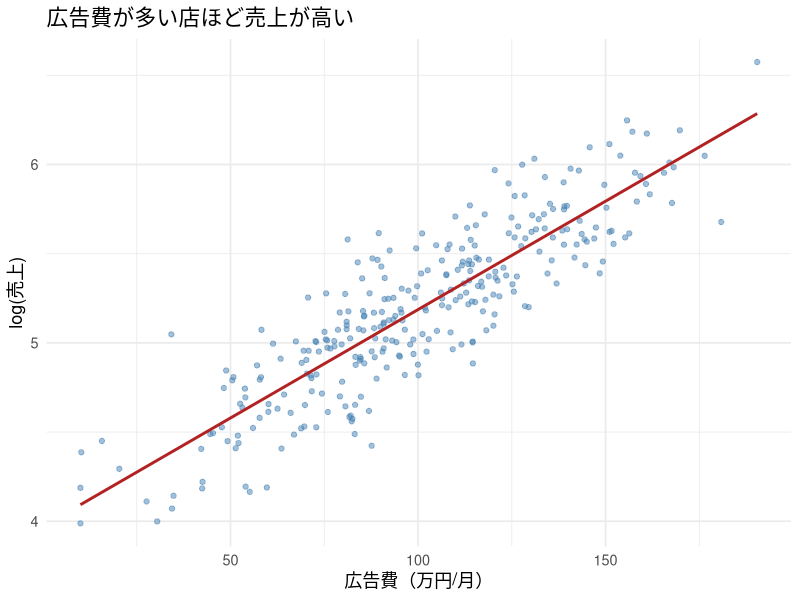
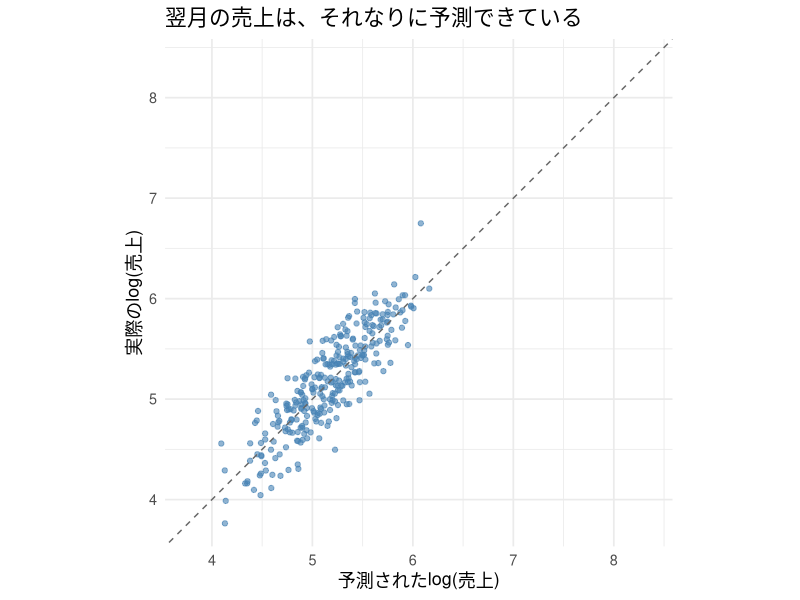
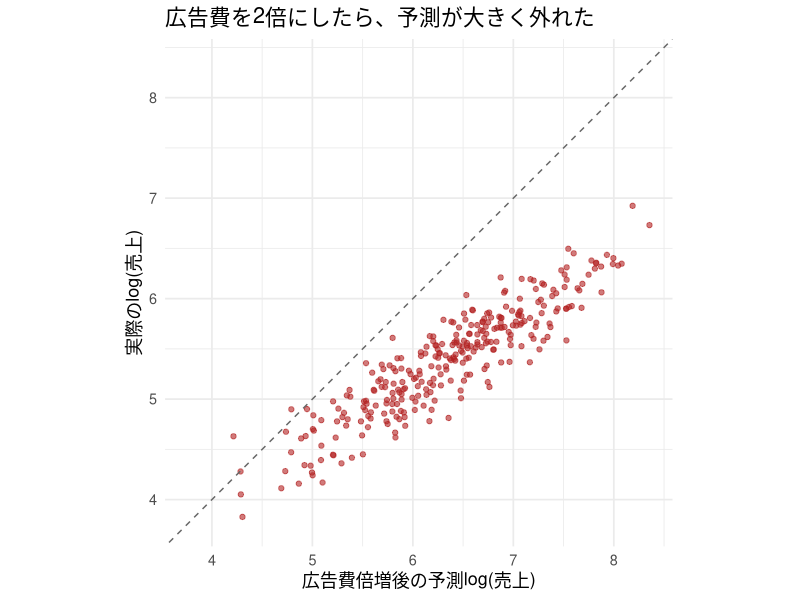
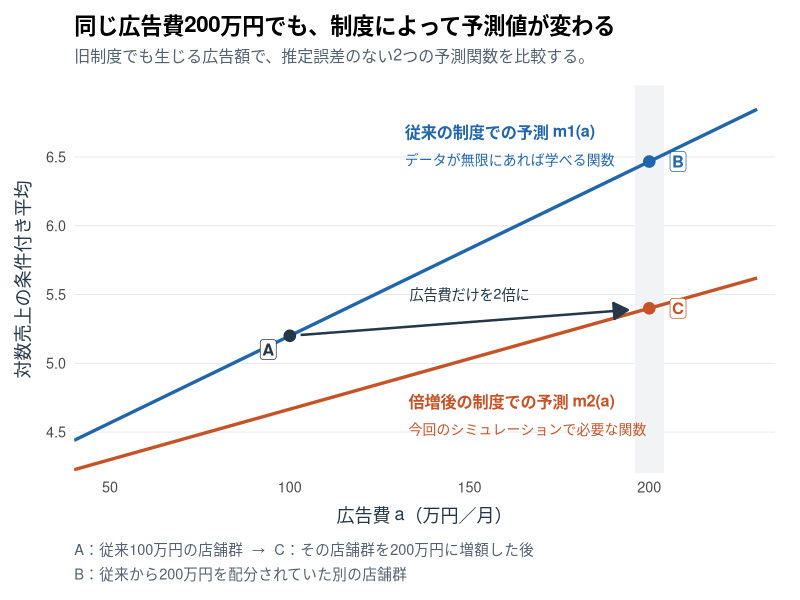
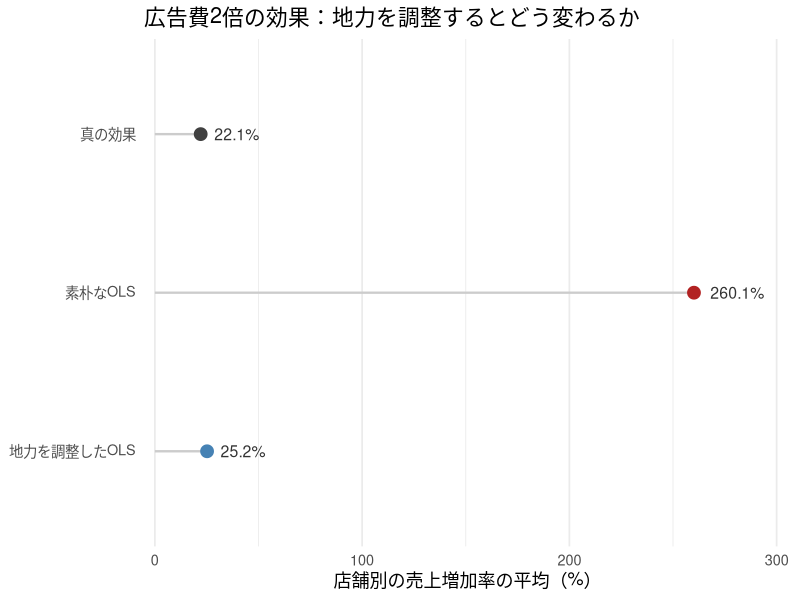
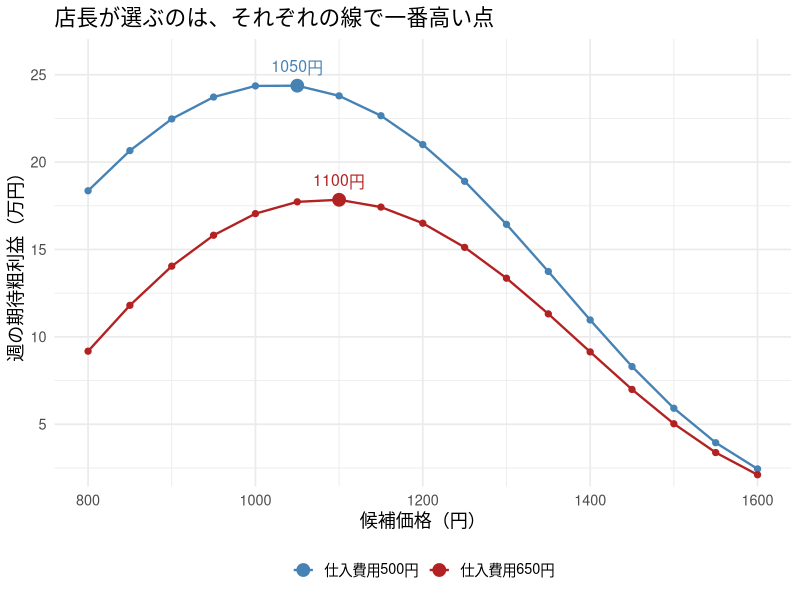
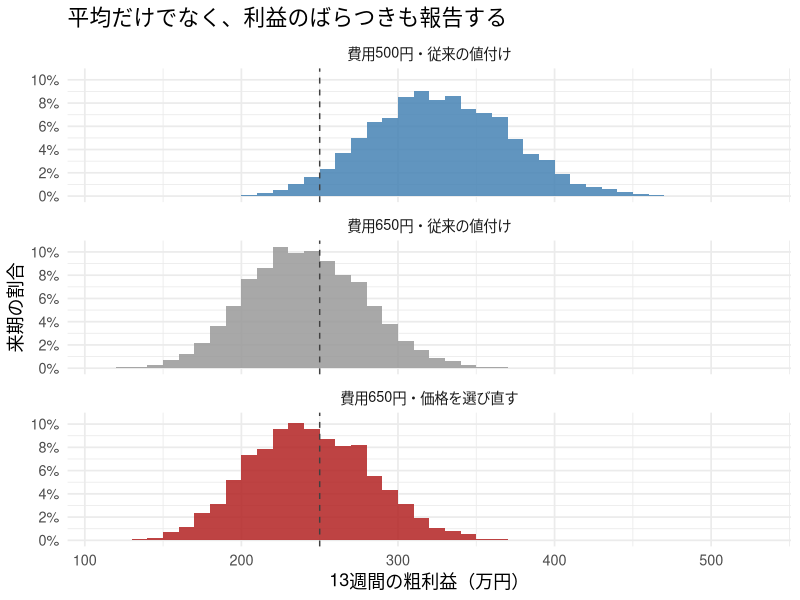

These figures' R source, in order:
## ---- chunk 1
#| include: false
library(ggplot2)
library(dplyr)
library(tidyr)

set.seed(20261)

theme_lecture <- function() {
  fam <- if (Sys.info()[["sysname"]] == "Darwin") "Hiragino Sans" else ""
  theme_minimal(base_size = 13, base_family = fam)
}
theme_set(theme_lecture())
knitr::opts_chunk$set(fig.align = "center", dpi = 144)
options(scipen = 8)
## ---- chunk 2
#| label: ad-month1-data
#| include: false
n_stores <- 300

# 店舗の地力（立地・接客力など）。同じ店舗の地力は3か月間変わらない
quality <- rnorm(n_stores, mean = 0, sd = 1)

# 1か月目の広告費（万円/月）：地力が高い店ほど多く配分される
ad_spend <- 100 + 30 * quality + rnorm(n_stores, mean = 0, sd = 15)
ad_spend <- pmax(ad_spend, 10)

# 真の広告効果は小さく、地力の効果は大きい
true_beta_ad <- 0.002
true_beta_quality <- 0.4
log_sales_mean <- 5.0 + true_beta_quality * quality + true_beta_ad * ad_spend
log_sales <- log_sales_mean + rnorm(n_stores, mean = 0, sd = 0.15)

store_df <- data.frame(
  store_id = 1:n_stores,
  quality = quality,
  ad_spend = ad_spend,
  sales = exp(log_sales),
  log_sales = log_sales
)
## ---- chunk 3
#| label: ad-month2-data
#| include: false
# 2か月目：同じ店舗に、従来のルールで来月の広告予算が配分される
# この予算は、来月の売上が実現する前に決まっている
next_ad_spend <- pmax(
  100 + 30 * quality + rnorm(n_stores, mean = 0, sd = 15), 10
)
next_log_sales <- 5.0 + true_beta_quality * quality +
  true_beta_ad * next_ad_spend + rnorm(n_stores, mean = 0, sd = 0.15)
next_month_df <- data.frame(
  store_id = store_df$store_id,
  quality = quality,
  ad_spend = next_ad_spend,
  log_sales = next_log_sales,
  sales = exp(next_log_sales)
)
## ---- chunk 4
#| label: ad-month3-data
#| include: false
# 3か月目：2か月目の広告予算を据え置く予定だったところ、全店で2倍にする
# 売上ショックは新しく発生する。地力や売上の決まり方は変わらない
intervention_noise <- rnorm(n_stores, mean = 0, sd = 0.15)
intervention_df <- next_month_df
intervention_df$ad_spend <- 2 * next_month_df$ad_spend
intervention_df$log_sales <- 5.0 + true_beta_quality * quality +
  true_beta_ad * intervention_df$ad_spend + intervention_noise
intervention_df$sales <- exp(intervention_df$log_sales)
## ---- chunk 5
#| label: ad-story-results
#| include: false
fit_short <- lm(log_sales ~ ad_spend, data = store_df)
beta_short <- unname(coef(fit_short)["ad_spend"])
intercept_short <- unname(coef(fit_short)["(Intercept)"])

# 1か月目に推定したモデルを固定し、2か月目・3か月目を予測する
pred_next <- predict(fit_short, newdata = next_month_df)
pred_intervention <- predict(fit_short, newdata = intervention_df)
r2_in_sample <- summary(fit_short)$r.squared
ss_tot <- sum((next_month_df$log_sales - mean(next_month_df$log_sales))^2)
r2_next <- 1 - sum((next_month_df$log_sales - pred_next)^2) / ss_tot
baseline_pred <- rep(mean(store_df$log_sales), n_stores)
r2_base <- 1 - sum((next_month_df$log_sales - baseline_pred)^2) / ss_tot

ad_change <- intervention_df$ad_spend - next_month_df$ad_spend
ols_effect <- beta_short * ad_change
true_effect <- true_beta_ad * ad_change
ols_mean_pct <- mean(exp(ols_effect) - 1) * 100
true_mean_pct <- mean(exp(true_effect) - 1) * 100
observed_mean_pct <- mean(intervention_df$sales / next_month_df$sales - 1) * 100

# 予測検証と介入後の図で、軸の範囲と45度線の見え方をそろえる
prediction_limits <- range(c(pred_next, next_month_df$log_sales,
                             pred_intervention, intervention_df$log_sales))
## ---- chunk 6
#| echo: false
#| fig-cap: "1か月目：広告費と売上（log）の散布図とOLS回帰直線"
ggplot(store_df, aes(x = ad_spend, y = log_sales)) +
  geom_point(alpha = 0.5, color = "steelblue") +
  geom_smooth(method = "lm", se = FALSE, color = "firebrick") +
  labs(x = "広告費（万円/月）", y = "log(売上)",
       title = "広告費が多い店ほど売上が高い")
## ---- chunk 7
#| echo: false
#| fig-cap: "2か月目：通常の広告配分が続く月には、予測値と実現値はおおむね45度線付近に並ぶ"
ggplot(data.frame(predicted = pred_next, actual = next_month_df$log_sales),
       aes(x = predicted, y = actual)) +
  geom_point(alpha = 0.6, color = "steelblue") +
  geom_abline(slope = 1, intercept = 0, linetype = "dashed", color = "gray40") +
  coord_fixed(xlim = prediction_limits, ylim = prediction_limits) +
  labs(x = "予測されたlog(売上)", y = "実際のlog(売上)",
       title = "翌月の売上は、それなりに予測できている")
## ---- chunk 8
#| echo: false
#| fig-cap: "3か月目：広告費を2倍にすると、実現した売上は予測を大きく下回る。前の図と軸の範囲は同じ"
ggplot(data.frame(predicted = pred_intervention, actual = intervention_df$log_sales),
       aes(x = predicted, y = actual)) +
  geom_point(alpha = 0.6, color = "firebrick") +
  geom_abline(slope = 1, intercept = 0, linetype = "dashed", color = "gray40") +
  coord_fixed(xlim = prediction_limits, ylim = prediction_limits) +
  labs(x = "広告費倍増後の予測log(売上)", y = "実際のlog(売上)",
       title = "広告費を2倍にしたら、予測が大きく外れた")
## ---- chunk 9
head(store_df)
## ---- chunk 10
fit_short <- lm(log_sales ~ ad_spend, data = store_df)
fit_long  <- lm(log_sales ~ ad_spend + quality, data = store_df)

beta_short <- unname(coef(fit_short)["ad_spend"])
beta_long  <- unname(coef(fit_long)["ad_spend"])
comparison_df <- data.frame(
  model = c("素朴なOLS（広告費のみ）", "地力を調整したOLS", "真の値"),
  beta_ad = c(beta_short, beta_long, true_beta_ad)
)
knitr::kable(comparison_df, digits = 5,
             col.names = c("モデル", "広告費の係数"))
## ---- chunk 11
pred_next <- predict(fit_short, newdata = next_month_df)

# 2か月目の実現値で予測精度を評価する（売上はすべてlog）
ss_res <- sum((next_month_df$log_sales - pred_next)^2)
ss_tot <- sum((next_month_df$log_sales - mean(next_month_df$log_sales))^2)
r2_next <- 1 - ss_res / ss_tot

# ベースライン：1か月目の平均売上(log)だけで予測する
baseline_pred <- rep(mean(store_df$log_sales), nrow(next_month_df))
r2_base <- 1 - sum((next_month_df$log_sales - baseline_pred)^2) / ss_tot

knitr::kable(
  data.frame(method = c("広告費を使う予測モデル", "平均だけのベースライン"),
             next_month_R2 = c(r2_next, r2_base)),
  digits = 3, col.names = c("予測方法", "翌月データでのR²")
)
## ---- chunk 12
#| label: fig-policy-functions
#| echo: false
#| fig-width: 8.8
#| fig-height: 5.7
#| fig-cap: "旧制度の最良の予測関数m1と、広告費倍増後に必要な関数m2。青い線を完全に学べても、AからCへの変化は青い線に沿って移動することでは計算できない。"
# 広告費の共通の支持域にある、2つの「真の予測関数」を比較する。
# 有限標本の推定誤差は含めない。下限の影響がない a > 20 を描く。

ad_grid <- seq(40, 230, length.out = 250)
quality_slope <- 30 / (30^2 + 15^2)
policy_function_df <- data.frame(
  ad_spend = ad_grid,
  mean_old = 5 + 0.002 * ad_grid +
    0.4 * quality_slope * (ad_grid - 100),
  mean_new = 5 + 0.002 * ad_grid +
    0.4 * quality_slope * (ad_grid / 2 - 100)
)

policy_points <- data.frame(
  ad_spend = c(100, 200, 200),
  mean_log_sales = c(5.2, 5 + 0.002 * 200 +
    0.4 * quality_slope * 100, 5.4),
  point = c("A", "B", "C"),
  colour = c("#263747", "#2166AC", "#C65328")
)
plot_family <- if (Sys.info()[["sysname"]] == "Darwin") "Hiragino Sans" else ""

policy_functions_plot <- ggplot(policy_function_df, aes(x = ad_spend)) +
  # 200万円は、どちらの関数でも定義されている同じ入力値である。
  annotate("rect", xmin = 196, xmax = 204, ymin = -Inf, ymax = Inf,
           fill = "#F1F3F5") +
  geom_line(aes(y = mean_old), colour = "#2166AC", linewidth = 1.15) +
  geom_line(aes(y = mean_new), colour = "#C65328", linewidth = 1.15) +
  # 地力の構成を固定した100万円の店舗群を、200万円へ移す。
  annotate("segment", x = 103, xend = 194, y = 5.206, yend = 5.388,
           colour = "#263747", linewidth = 0.85,
           arrow = grid::arrow(length = grid::unit(0.16, "inches"),
                               type = "closed")) +
  annotate("text", x = 150, y = 5.50,
           label = "広告費だけを2倍に",
           size = 3.6, colour = "#263747", family = plot_family) +
  geom_point(data = policy_points,
             aes(y = mean_log_sales, colour = colour),
             size = 3.6, show.legend = FALSE) +
  scale_colour_identity() +
  annotate("label", x = 94, y = 5.10, label = "A", size = 4.2,
           fontface = "bold", colour = "#263747", fill = "white",
           linewidth = 0, label.padding = grid::unit(0.10, "lines"),
           family = plot_family) +
  annotate("label", x = 208, y = 6.467, label = "B", size = 4.2,
           fontface = "bold", colour = "#2166AC", fill = "white",
           linewidth = 0, label.padding = grid::unit(0.10, "lines"),
           family = plot_family) +
  annotate("label", x = 208, y = 5.40, label = "C", size = 4.2,
           fontface = "bold", colour = "#C65328", fill = "white",
           linewidth = 0, label.padding = grid::unit(0.10, "lines"),
           family = plot_family) +
  annotate("text", x = 132, y = 6.68, hjust = 0,
           label = "従来の制度での予測 m1(a)",
           size = 4.1, fontface = "bold", colour = "#2166AC",
           family = plot_family) +
  annotate("text", x = 132, y = 6.48, hjust = 0,
           label = "データが無限にあれば学べる関数",
           size = 3.5, colour = "#2166AC", family = plot_family) +
  annotate("text", x = 133, y = 4.72, hjust = 0,
           label = "倍増後の制度での予測 m2(a)",
           size = 4.1, fontface = "bold", colour = "#C65328",
           family = plot_family) +
  annotate("text", x = 133, y = 4.52, hjust = 0,
           label = "今回のシミュレーションで必要な関数",
           size = 3.5, colour = "#C65328", family = plot_family) +
  scale_x_continuous(breaks = c(50, 100, 150, 200),
                     limits = c(40, 235), expand = c(0, 0)) +
  scale_y_continuous(breaks = seq(4.5, 6.5, by = 0.5),
                     limits = c(4.2, 7.02), expand = c(0, 0)) +
  labs(
    x = "広告費 a（万円／月）",
    y = "対数売上の条件付き平均",
    title = "同じ広告費200万円でも、制度によって予測値が変わる",
    subtitle = "旧制度でも生じる広告額で、推定誤差のない2つの予測関数を比較する。",
    caption = paste0(
      "A：従来100万円の店舗群  →  C：その店舗群を200万円に増額した後\n",
      "B：従来から200万円を配分されていた別の店舗群"
    )
  ) +
  theme_minimal(base_size = 13, base_family = plot_family) +
  theme(
    panel.grid.minor = element_blank(),
    panel.grid.major.x = element_blank(),
    panel.grid.major.y = element_line(colour = "#E7E9EC", linewidth = 0.35),
    axis.title = element_text(colour = "#263747"),
    axis.title.x = element_text(margin = margin(t = 9)),
    axis.title.y = element_text(margin = margin(r = 9)),
    plot.title = element_text(size = 16, face = "bold", margin = margin(b = 8)),
    plot.subtitle = element_text(size = 11.5, colour = "#536171",
                                 margin = margin(b = 14)),
    plot.caption = element_text(size = 10.5, hjust = 0, colour = "#536171",
                                lineheight = 1.4, margin = margin(t = 13)),
    plot.margin = margin(13, 18, 12, 12)
  )

policy_functions_plot
## ---- chunk 13
# qualityは変えず、広告費だけが異なる2つのデータをモデルに渡す
adjusted_effect <- predict(fit_long, newdata = intervention_df) -
  predict(fit_long, newdata = next_month_df)
adjusted_mean_pct <- mean(exp(adjusted_effect) - 1) * 100

effect_summary <- data.frame(
  method = c("真の効果", "素朴なOLS", "地力を調整したOLS"),
  mean_pct_change = c(true_mean_pct, ols_mean_pct, adjusted_mean_pct)
)
knitr::kable(effect_summary, digits = 1,
             col.names = c("計算方法", "店舗別の売上増加率の平均（%）"))
## ---- chunk 14
#| echo: false
#| fig-cap: "広告費2倍の効果を同じ尺度で比較する。地力を調整すると真の効果に近づく"
effect_summary$method <- factor(effect_summary$method,
  levels = c("地力を調整したOLS", "素朴なOLS", "真の効果"))
ggplot(effect_summary, aes(x = mean_pct_change, y = method, color = method)) +
  geom_segment(aes(x = 0, xend = mean_pct_change, yend = method),
               color = "gray80", linewidth = 0.8) +
  geom_point(size = 4) +
  geom_text(aes(label = paste0(round(mean_pct_change, 1), "%")),
            hjust = -0.3, color = "gray20", size = 4) +
  scale_color_manual(values = c("真の効果" = "gray25", "素朴なOLS" = "firebrick",
                                "地力を調整したOLS" = "steelblue")) +
  scale_x_continuous(expand = expansion(mult = c(0.02, 0.18))) +
  labs(x = "店舗別の売上増加率の平均（%）", y = NULL,
       title = "広告費2倍の効果：地力を調整するとどう変わるか") +
  theme(legend.position = "none", panel.grid.major.y = element_blank())
## ---- chunk 15
#| include: false
# 後続のシミュレーションは改訂前と同じ乱数列を使う
set.seed(20261)
invisible(sample.int(n_stores))
## ---- chunk 16
#| label: pricing-model
#| include: false
cost_before <- 500
cost_after <- 650
price_menu <- seq(800, 1600, by = 50)
demand_levels <- c(1200, 1500, 1800)
state_names <- c("暇な週", "普通の週", "忙しい週")
state_prob <- c(0.25, 0.50, 0.25)
sales_capacity <- 650
sales_shock_sd <- 150
profit_target <- 2500000

# 価格を決めた後でshockが実現し、販売数量が決まる
quantity_at <- function(price, demand, shock) {
  pmin(pmax(demand - price + shock, 0), sales_capacity)
}
## ---- chunk 17
#| label: pricing-choice
#| include: false
set.seed(20262)
# 価格を選ぶための仮想的な売上ショック
planning_shock <- rnorm(20000, mean = 0, sd = sales_shock_sd)

expected_profit <- function(price, cost, demand) {
  mean((price - cost) * quantity_at(price, demand, planning_shock))
}

choose_price <- function(demand, cost) {
  profits <- sapply(price_menu, function(p) expected_profit(p, cost, demand))
  price_menu[which.max(profits)]
}

old_price_rule <- sapply(demand_levels, function(d) choose_price(d, cost_before))
new_price_rule <- sapply(demand_levels, function(d) choose_price(d, cost_after))
## ---- chunk 18
#| label: pricing-futures
#| include: false
set.seed(20263)
n_future <- 5000
weeks_per_quarter <- 13

# 行が「1つの来期」、列がその来期の第1週〜第13週
future_state <- matrix(
  sample(1:3, n_future * weeks_per_quarter, replace = TRUE, prob = state_prob),
  nrow = n_future, ncol = weeks_per_quarter
)
future_shock <- matrix(
  rnorm(n_future * weeks_per_quarter, mean = 0, sd = sales_shock_sd),
  nrow = n_future, ncol = weeks_per_quarter
)
## ---- chunk 19
#| label: pricing-worlds
#| include: false
simulate_quarters <- function(cost, price_rule) {
  # 店長が見てよいのはその週のstate。future_shockは値付けに使わない
  p <- matrix(price_rule[future_state], nrow = n_future)
  d <- matrix(demand_levels[future_state], nrow = n_future)
  q <- quantity_at(p, d, future_shock)
  data.frame(
    mean_price = rowMeans(p),
    quantity = rowSums(q),
    revenue = rowSums(p * q),
    profit = rowSums((p - cost) * q)
  )
}

# 同じ5000通りの来期を、費用と値付けの違う3つの世界で使う
baseline_quarters <- simulate_quarters(cost_before, old_price_rule)
unchanged_quarters <- simulate_quarters(cost_after, old_price_rule)
adapted_quarters <- simulate_quarters(cost_after, new_price_rule)
## ---- chunk 20
#| label: pricing-summary
#| include: false
summarize_quarters <- function(x, label) {
  data.frame(
    scenario = label,
    mean_price = mean(x$mean_price),
    quantity = mean(x$quantity),
    revenue_man = mean(x$revenue) / 10000,
    profit_man = mean(x$profit) / 10000,
    below_target_pct = 100 * mean(x$profit < profit_target)
  )
}
pricing_report <- rbind(
  summarize_quarters(baseline_quarters, "費用500円・従来の値付け"),
  summarize_quarters(unchanged_quarters, "費用650円・従来の値付け"),
  summarize_quarters(adapted_quarters, "費用650円・価格を選び直す")
)
profit_recovery_man <- mean(adapted_quarters$profit - unchanged_quarters$profit) / 10000
risk_mc_se <- 100 * sqrt(mean(adapted_quarters$profit < profit_target) *
  (1 - mean(adapted_quarters$profit < profit_target)) / n_future)
## ---- chunk 21
#| echo: false
knitr::kable(pricing_report[1:2, c("scenario", "profit_man", "below_target_pct")],
             digits = 1,
             col.names = c("計算した世界", "四半期の平均粗利益（万円）", "250万円未満の割合（%）"))
## ---- chunk 22
knitr::kable(data.frame(
  state = state_names,
  old_price = old_price_rule,
  new_price = new_price_rule,
  increase = new_price_rule - old_price_rule
), col.names = c("需要の見通し", "費用500円での価格", "費用650円での価格", "値上げ幅（円）"))
## ---- chunk 23
#| echo: false
#| label: fig-pricing-profit
#| fig-cap: "普通の週の期待粗利益。仕入費用が変わると、粗利益を最大にする価格も変わる"
profit_grid <- expand.grid(price = price_menu, cost = c(cost_before, cost_after))
profit_grid$profit <- mapply(function(p, c) expected_profit(p, c, 1500),
                             profit_grid$price, profit_grid$cost)
profit_grid$cost_label <- factor(paste0("仕入費用", profit_grid$cost, "円"),
                                  levels = c("仕入費用500円", "仕入費用650円"))
best_points <- profit_grid[c(
  which(profit_grid$cost == cost_before & profit_grid$price == old_price_rule[2]),
  which(profit_grid$cost == cost_after & profit_grid$price == new_price_rule[2])
), ]
ggplot(profit_grid, aes(x = price, y = profit / 10000, color = cost_label)) +
  geom_line(linewidth = 0.8) +
  geom_point(size = 1.8) +
  geom_point(data = best_points, size = 4) +
  geom_text(data = best_points, aes(label = paste0(price, "円")),
            vjust = -1.1, size = 4, show.legend = FALSE) +
  scale_color_manual(values = c("steelblue", "firebrick")) +
  scale_y_continuous(expand = expansion(mult = c(0.03, 0.12))) +
  labs(x = "候補価格（円）", y = "週の期待粗利益（万円）", color = NULL,
       title = "店長が選ぶのは、それぞれの線で一番高い点") +
  theme(legend.position = "bottom")
## ---- chunk 24
#| echo: false
knitr::kable(pricing_report[, c("scenario", "mean_price", "quantity", "revenue_man", "profit_man")],
             digits = c(0, 0, 0, 1, 1),
             col.names = c("計算した世界", "平均価格（円）", "数量（個）", "売上（万円）", "粗利益（万円）"))
## ---- chunk 25
risk_pct <- 100 * c(
  mean(baseline_quarters$profit < profit_target),
  mean(unchanged_quarters$profit < profit_target),
  mean(adapted_quarters$profit < profit_target)
)
risk_report <- data.frame(
  scenario = c("費用500円・従来の値付け", "費用650円・従来の値付け",
               "費用650円・価格を選び直す"),
  risk_pct = risk_pct
)
knitr::kable(risk_report, digits = 1,
             col.names = c("計算した世界", "250万円未満の割合（%）"))
## ---- chunk 26
#| echo: false
#| label: fig-pricing-quarters
#| fig-height: 6
#| fig-cap: "同じ5,000通りの来期を3つの世界で比較する。破線は四半期の粗利益250万円"
profit_distribution <- data.frame(
  scenario = factor(rep(pricing_report$scenario, each = n_future), levels = pricing_report$scenario),
  profit_man = c(baseline_quarters$profit, unchanged_quarters$profit, adapted_quarters$profit) / 10000
)
ggplot(profit_distribution, aes(x = profit_man, y = after_stat(count / n_future), fill = scenario)) +
  geom_histogram(binwidth = 10, boundary = 0, alpha = 0.85) +
  geom_vline(xintercept = profit_target / 10000, linetype = "dashed", color = "gray25") +
  facet_wrap(~ scenario, ncol = 1) +
  scale_fill_manual(values = c("steelblue", "gray60", "firebrick")) +
  scale_y_continuous(breaks = seq(0, 0.12, by = 0.02),
                     labels = scales::label_percent(accuracy = 1)) +
  labs(x = "13週間の粗利益（万円）", y = "来期の割合",
       title = "平均だけでなく、利益のばらつきも報告する") +
  theme(legend.position = "none")
